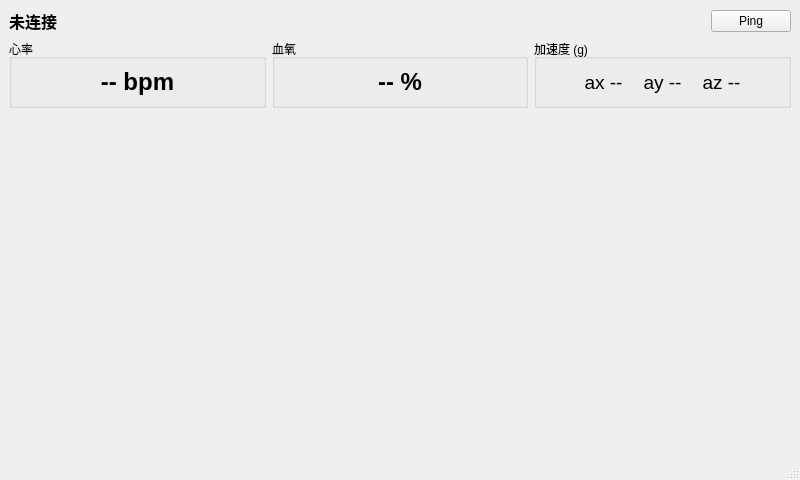
<?xml version="1.0" encoding="UTF-8"?>
<ui version="4.0">
 <class>MainWindow</class>
 <widget class="QMainWindow" name="MainWindow">
  <property name="geometry">
   <rect>
    <x>0</x>
    <y>0</y>
    <width>800</width>
    <height>480</height>
   </rect>
  </property>
  <property name="windowTitle">
   <string>健康监测终端</string>
  </property>
  <widget class="QWidget" name="centralwidget">
   <layout class="QVBoxLayout" name="mainLayout">
    <item>
     <layout class="QHBoxLayout" name="topBar">
      <item>
       <widget class="QLabel" name="stateLabel">
        <property name="font">
         <font>
          <pointsize>12</pointsize>
          <bold>true</bold>
         </font>
        </property>
        <property name="text">
         <string>未连接</string>
        </property>
       </widget>
      </item>
      <item>
       <spacer name="topSpacer">
        <property name="orientation">
         <enum>Qt::Horizontal</enum>
        </property>
        <property name="sizeHint" stdset="0">
         <size>
          <width>40</width>
          <height>20</height>
         </size>
        </property>
       </spacer>
      </item>
      <item>
       <widget class="QPushButton" name="pingButton">
        <property name="text">
         <string>Ping</string>
        </property>
       </widget>
      </item>
     </layout>
    </item>
    <item>
     <layout class="QHBoxLayout" name="valueLayout">
      <item>
       <widget class="QGroupBox" name="hrGroup">
        <property name="title">
         <string>心率</string>
        </property>
        <layout class="QVBoxLayout" name="hrLayout">
         <item>
          <widget class="QLabel" name="hrValueLabel">
           <property name="font">
            <font>
             <pointsize>18</pointsize>
             <bold>true</bold>
            </font>
           </property>
           <property name="text">
            <string>-- bpm</string>
           </property>
           <property name="alignment">
            <set>Qt::AlignCenter</set>
           </property>
          </widget>
         </item>
        </layout>
       </widget>
      </item>
      <item>
       <widget class="QGroupBox" name="spo2Group">
        <property name="title">
         <string>血氧</string>
        </property>
        <layout class="QVBoxLayout" name="spo2Layout">
         <item>
          <widget class="QLabel" name="spo2ValueLabel">
           <property name="font">
            <font>
             <pointsize>18</pointsize>
             <bold>true</bold>
            </font>
           </property>
           <property name="text">
            <string>-- %</string>
           </property>
           <property name="alignment">
            <set>Qt::AlignCenter</set>
           </property>
          </widget>
         </item>
        </layout>
       </widget>
      </item>
      <item>
       <widget class="QGroupBox" name="accelGroup">
        <property name="title">
         <string>加速度 (g)</string>
        </property>
        <layout class="QVBoxLayout" name="accelLayout">
         <item>
          <widget class="QLabel" name="accelValueLabel">
           <property name="font">
            <font>
             <pointsize>14</pointsize>
            </font>
           </property>
           <property name="text">
            <string>ax --    ay --    az --</string>
           </property>
           <property name="alignment">
            <set>Qt::AlignCenter</set>
           </property>
          </widget>
         </item>
        </layout>
       </widget>
      </item>
     </layout>
    </item>
    <item>
     <widget class="QWidget" name="chartContainer" native="1">
      <property name="sizePolicy">
       <sizepolicy hsizetype="Expanding" vsizetype="Expanding">
        <horstretch>0</horstretch>
        <verstretch>1</verstretch>
       </sizepolicy>
      </property>
     </widget>
    </item>
   </layout>
  </widget>
  <widget class="QStatusBar" name="statusbar"/>
 </widget>
 <resources/>
 <connections/>
</ui>
